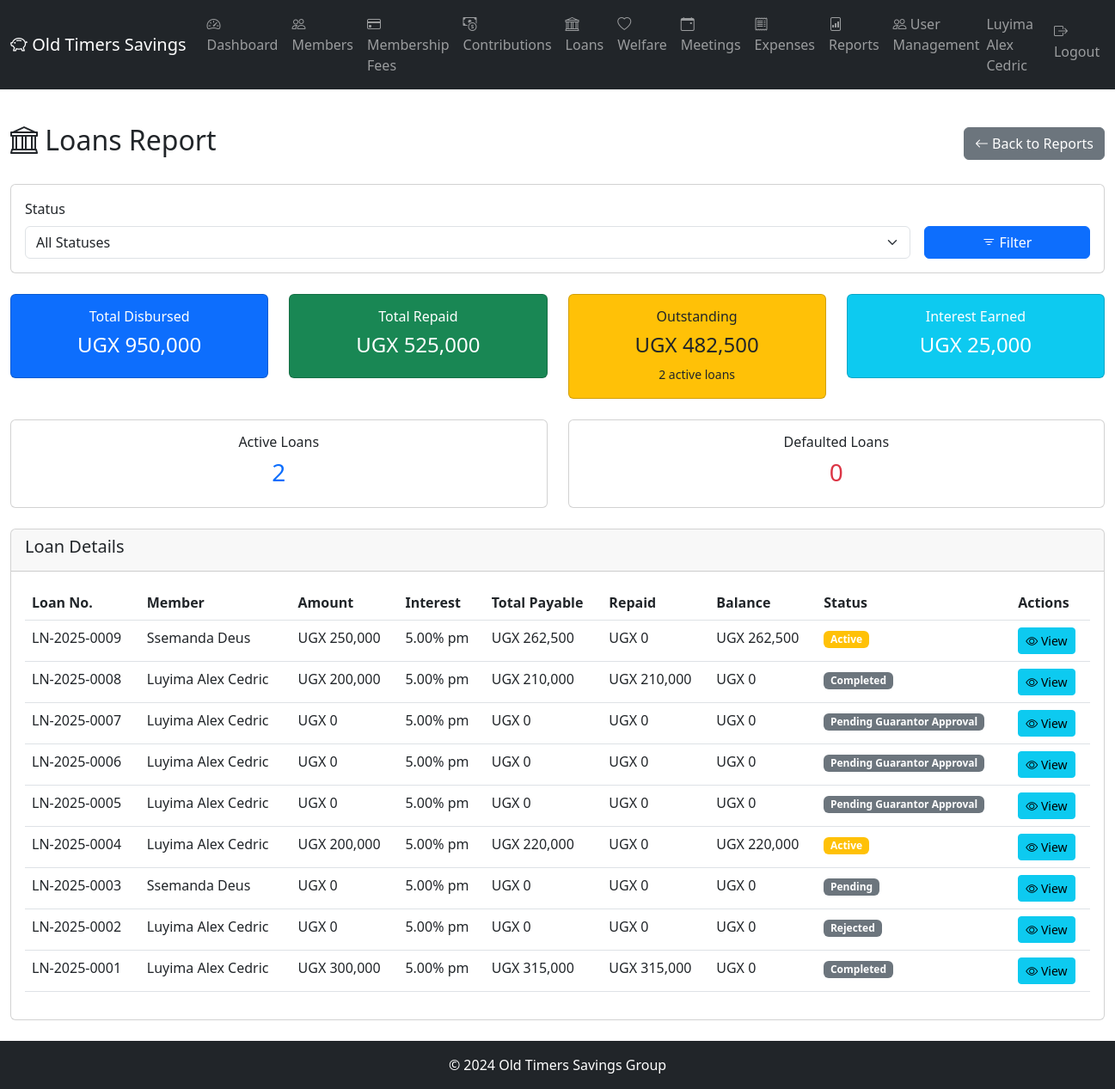
The app's page /reports/loans (signed in) with its own data.
### app/models/member.py (models this page shows, shortened)
class Member(db.Model):
    __tablename__ = 'members'
    id = db.Column(db.Integer, primary_key=True)
    member_number = db.Column(db.String(10), unique=True, nullable=False)  # OT-001
    full_name = db.Column(db.String(100), nullable=False)
    national_id = db.Column(db.String(20), unique=True)
    date_of_birth = db.Column(db.Date)
    gender = db.Column(db.String(10))  # Male, Female
    phone_primary = db.Column(db.String(20), nullable=False)
    phone_secondary = db.Column(db.String(20))
    email = db.Column(db.String(100))
    physical_address = db.Column(db.Text)
    occupation = db.Column(db.String(100))
    date_joined = db.Column(db.Date, nullable=False)
    membership_fee_paid = db.Column(db.Boolean, default=False)
    membership_fee_date = db.Column(db.Date)
    membership_fee_receipt = db.Column(db.String(20))
    status = db.Column(db.String(20), default='Active')  # Active, Inactive, Suspended, Expelled, Deceased
    total_contributed = db.Column(db.Numeric(15, 2), default=0.00)
    consecutive_months_paid = db.Column(db.Integer, default=0)
    last_contribution_date = db.Column(db.Date)
    qualified_for_benefits = db.Column(db.Boolean, default=False)
    suspension_date = db.Column(db.Date)
    expulsion_date = db.Column(db.Date)
    expulsion_reason = db.Column(db.Text)
    refund_amount = db.Column(db.Numeric(15, 2))
    refund_paid = db.Column(db.Boolean, default=False)
    created_at = db.Column(db.DateTime, default=datetime.utcnow)
    updated_at = db.Column(db.DateTime, default=datetime.utcnow, onupdate=datetime.utcnow)
    created_by = db.Column(db.Integer)
    next_of_kin = db.relationship('NextOfKin', backref='member', lazy='dynamic', cascade='all, delete-orphan')
    contributions = db.relationship('Contribution', backref='member', lazy='dynamic')
    welfare_requests = db.relationship('WelfareRequest', backref='member', lazy='dynamic')
    loans = db.relationship('Loan', backref='member', lazy='dynamic', foreign_keys='Loan.member_id')
    loans_guaranteed1 = db.relationship('Loan', foreign_keys='Loan.guarantor1_id', lazy='dynamic')
    loans_guaranteed2 = db.relationship('Loan', foreign_keys='Loan.guarantor2_id', lazy='dynamic')

### app/models/loan.py (models this page shows, shortened)
class Loan(db.Model):
    __tablename__ = 'loans'
    id = db.Column(db.Integer, primary_key=True)
    loan_number = db.Column(db.String(20), unique=True, nullable=False)  # LN-YYYY-NNN
    member_id = db.Column(db.Integer, db.ForeignKey('members.id'), nullable=False)
    amount_requested = db.Column(db.Numeric(15, 2), nullable=False)
    amount_approved = db.Column(db.Numeric(15, 2))
    purpose = db.Column(db.Text, nullable=False)
    repayment_period_months = db.Column(db.Integer, nullable=False)  # Max 2
    interest_rate = db.Column(db.Numeric(5, 2), nullable=False)  # 5.00%
    security_type = db.Column(db.String(20), nullable=False)  # Collateral, Guarantors
    collateral_description = db.Column(db.Text)
    collateral_value = db.Column(db.Numeric(15, 2))
    collateral_documents_path = db.Column(db.String(255))
    guarantor1_id = db.Column(db.Integer, db.ForeignKey('members.id'))
    guarantor2_id = db.Column(db.Integer, db.ForeignKey('members.id'))
    guarantor1_approved = db.Column(db.Boolean)
    guarantor2_approved = db.Column(db.Boolean)
    guarantor1_approval_date = db.Column(db.DateTime)
    guarantor2_approval_date = db.Column(db.DateTime)
    guarantor1_rejection_reason = db.Column(db.Text)
    guarantor2_rejection_reason = db.Column(db.Text)
    executive_approved = db.Column(db.Boolean, default=False)
    approved_by_chairman = db.Column(db.Integer, db.ForeignKey('users.id'))
    approved_by_secretary = db.Column(db.Integer, db.ForeignKey('users.id'))
    approved_by_treasurer = db.Column(db.Integer, db.ForeignKey('users.id'))
    approval_date = db.Column(db.Date)
    approval_notes = db.Column(db.Text)
    disbursed = db.Column(db.Boolean, default=False)
    disbursement_date = db.Column(db.Date)
    due_date = db.Column(db.Date)  # Calculated as disbursement_date + repayment_period_months
    disbursement_method = db.Column(db.String(50))
    disbursement_reference = db.Column(db.String(50))
    disbursement_document_path = db.Column(db.String(255))  # Path to withdrawal slip/receipt
    total_payable = db.Column(db.Numeric(15, 2))  # Principal + Interest
    total_paid = db.Column(db.Numeric(15, 2), default=0.00)
    balance = db.Column(db.Numeric(15, 2))
    status = db.Column(db.String(30), default='Pending Guarantor Approval')  # Pending Guarantor Approval, Returned to Applicant, Pending Executive Approval, Approved, Rejected, Disbursed, Active, Completed, Defaulted
    default_date = db.Column(db.Date)
    recovery_notes = db.Column(db.Text)
    created_at = db.Column(db.DateTime, default=datetime.utcnow)
    updated_at = db.Column(db.DateTime, default=datetime.utcnow, onupdate=datetime.utcnow)
    guarantor1 = db.relationship('Member', foreign_keys=[guarantor1_id], overlaps="loans_guaranteed1")
    guarantor2 = db.relationship('Member', foreign_keys=[guarantor2_id], overlaps="loans_guaranteed2")
    chairman = db.relationship('User', foreign_keys=[approved_by_chairman])
    secretary = db.relationship('User', foreign_keys=[approved_by_secretary])
    treasurer = db.relationship('User', foreign_keys=[approved_by_treasurer])
    repayments = db.relationship('LoanRepayment', backref='loan', lazy='dynamic')

### app/routes/reports.py (the view)
@reports.route('/loans')
@login_required
def loans_report():
    if not (current_user.is_executive() or current_user.is_super_admin() or current_user.is_auditor()):
        abort(403)
    status_filter = request.args.get('status', '')
    query = Loan.query
    if status_filter:
        query = query.filter(Loan.status == status_filter)
    loans = query.order_by(Loan.created_at.desc()).all()
    total_disbursed = sum(l.amount_approved for l in loans if l.disbursed and l.amount_approved)
    total_repaid = sum(l.total_paid for l in loans)
    total_outstanding = sum(l.balance for l in loans if l.status == 'Active')
    total_interest_earned = sum(l.total_paid - (l.amount_approved or 0) for l in loans if l.total_paid > (l.amount_approved or 0))
    active_loans = [l for l in loans if l.status == 'Active']
    defaulted_loans = [l for l in loans if l.status == 'Defaulted']
    return render_template('reports/loans.html',
                         loans=loans,
                         status_filter=status_filter,
                         total_disbursed=total_disbursed,
                         total_repaid=total_repaid,
                         total_outstanding=total_outstanding,
                         total_interest_earned=total_interest_earned,
                         active_loans_count=len(active_loans),
                         defaulted_loans_count=len(defaulted_loans))

### app/templates/reports/loans.html (shortened to what this page needs)
{% extends "base.html" %}
{% block content %}
<div class="container-fluid py-4">
    <div class="d-flex justify-content-between align-items-center mb-4">
        <h2><i class="bi bi-bank"></i> Loans Report</h2>
        <a href="{{ url_for('reports.reports_index') }}" class="btn btn-secondary">
            <i class="bi bi-arrow-left"></i> Back to Reports
        </a>
    </div>
    <div class="card mb-4">
        <div class="card-body">
            <form method="GET" class="row g-3">
                <div class="col-md-10">
                    <label for="status" class="form-label">Status</label>
                    <select class="form-select" id="status" name="status">
                        <option value="">All Statuses</option>
                    </select>
                </div>
                <div class="col-md-2 d-flex align-items-end">
                    <button type="submit" class="btn btn-primary w-100">
                        <i class="bi bi-filter"></i> Filter
                    </button>
                </div>
            </form>
        </div>
    </div>
    <div class="row mb-4">
        <div class="col-md-3">
            <div class="card bg-primary text-white">
                <div class="card-body text-center">
                    <h6>Total Disbursed</h6>
                    <h4>{{ format_currency(total_disbursed) }}</h4>
                </div>
            </div>
        </div>
        <div class="col-md-3">
            <div class="card bg-success text-white">
                <div class="card-body text-center">
                    <h6>Total Repaid</h6>
                    <h4>{{ format_currency(total_repaid) }}</h4>
                </div>
            </div>
        </div>
        <div class="col-md-3">
            <div class="card bg-warning text-dark">
                <div class="card-body text-center">
                    <h6>Outstanding</h6>
                    <h4>{{ format_currency(total_outstanding) }}</h4>
                    <small>{{ active_loans_count }} active loans</small>
                </div>
            </div>
        </div>
        <div class="col-md-3">
            <div class="card bg-info text-white">
                <div class="card-body text-center">
                    <h6>Interest Earned</h6>
                    <h4>{{ format_currency(total_interest_earned) }}</h4>
                </div>
            </div>
        </div>
    </div>
    <div class="row mb-4">
        <div class="col-md-6">
            <div class="card">
                <div class="card-body text-center">
                    <h6>Active Loans</h6>
                    <h3 class="text-primary">{{ active_loans_count }}</h3>
                </div>
            </div>
        </div>
        <div class="col-md-6">
            <div class="card">
                <div class="card-body text-center">
                    <h6>Defaulted Loans</h6>
                    <h3 class="text-danger">{{ defaulted_loans_count }}</h3>
                </div>
            </div>
        </div>
    </div>
    <div class="card">
        <div class="card-header">
            <h5>Loan Details</h5>
        </div>
        <div class="card-body">
            {% if loans %}
            <div class="table-responsive">
                <table class="table table-hover">
                    <thead>
                        <tr>
                            <th>Loan No.</th>
                            <th>Member</th>
                            <th>Amount</th>
                            <th>Interest</th>
                            <th>Total Payable</th>
                            <th>Repaid</th>
                            <th>Balance</th>
                            <th>Status</th>
                            <th>Actions</th>
                        </tr>
                    </thead>
                    <tbody>
                        {% for loan in loans %}
                        <tr>
                            <td>{{ loan.loan_number }}</td>
                            <td>{{ loan.member.full_name }}</td>
                            <td>{{ format_currency(loan.amount_approved) }}</td>
                            <td>{{ loan.interest_rate }}% pm</td>
                            <td>{{ format_currency(loan.total_payable) }}</td>
                            <td>{{ format_currency(loan.total_paid) }}</td>
                            <td>{{ format_currency(loan.balance) }}</td>
                            <td>
                                <span class="badge bg-{{ 'success' if loan.status == 'FullyRepaid' else 'warning' if loan.status == 'Active' else 'secondary' }}">
                                    {{ loan.status }}
                                </span>
                            </td>
                            <td>
                                <a href="{{ url_for('loans.view_loan', id=loan.id) }}" class="btn btn-sm btn-info">
                                    <i class="bi bi-eye"></i> View
                                </a>
                            </td>
                        </tr>
                        {% endfor %}
                    </tbody>
                </table>
            </div>
            {% else %}
            <div class="alert alert-info">
                <i class="bi bi-info-circle"></i> No loans found.
            </div>
            {% endif %}
        </div>
    </div>
</div>
{% endblock %}

### app/templates/base.html (shortened to what this page needs)
<!DOCTYPE html>
<html lang="en">
<head>
    <link href="https://cdn.jsdelivr.net/npm/bootstrap@5.3.0/dist/css/bootstrap.min.css" rel="stylesheet">
    <link rel="stylesheet" href="https://cdn.jsdelivr.net/npm/bootstrap-icons@1.10.0/font/bootstrap-icons.css">
</head>
<body>
    {% if current_user.is_authenticated %}
    <nav class="navbar navbar-expand-lg navbar-dark bg-dark">
        <div class="container-fluid">
            <a class="navbar-brand" href="{{ url_for('main.dashboard') }}">
                <i class="bi bi-piggy-bank"></i> Old Timers Savings
            </a>
            <div class="collapse navbar-collapse">
                <ul class="navbar-nav me-auto">
                    <li class="nav-item">
                        <a class="nav-link" href="{{ url_for('main.dashboard') }}">
                            <i class="bi bi-speedometer2"></i> Dashboard
                        </a>
                    </li>
                    {% if current_user.is_super_admin() or current_user.is_executive() or current_user.is_auditor() %}
                    <li class="nav-item">
                        <a class="nav-link" href="{{ url_for('members.list_members') }}">
                            <i class="bi bi-people"></i> Members
                        </a>
                    </li>
                    <li class="nav-item">
                        <a class="nav-link" href="{{ url_for('membership_fees.list_members') }}">
                            <i class="bi bi-credit-card"></i> Membership Fees
                        </a>
                    </li>
                    <li class="nav-item">
                        <a class="nav-link" href="{{ url_for('contributions.list_contributions') }}">
                            <i class="bi bi-cash-coin"></i> Contributions
                        </a>
                    </li>
                    <li class="nav-item">
                        <a class="nav-link" href="{{ url_for('loans.list_loans') }}">
                            <i class="bi bi-bank"></i> Loans
                        </a>
                    </li>
                    <li class="nav-item">
                        <a class="nav-link" href="{{ url_for('welfare.list_requests') }}">
                            <i class="bi bi-heart"></i> Welfare
                        </a>
                    </li>
                    <li class="nav-item">
                        <a class="nav-link" href="{{ url_for('meetings.list_meetings') }}">
                            <i class="bi bi-calendar-event"></i> Meetings
                        </a>
                    </li>
                    <li class="nav-item">
                        <a class="nav-link" href="{{ url_for('expenses.list_expenses') }}">
                            <i class="bi bi-receipt"></i> Expenses
                        </a>
                    </li>
                    {% endif %}
                    <li class="nav-item">
                        <a class="nav-link" href="{{ url_for('reports.reports_index') }}">
                            <i class="bi bi-file-bar-graph"></i> Reports
                        </a>
                    </li>
                    {% if current_user.is_super_admin() %}
                    <li class="nav-item">
                        <a class="nav-link" href="{{ url_for('users.list_users') }}">
                            <i class="bi bi-people"></i> User Management
                        </a>
                    </li>
                    {% endif %}
                </ul>
                <ul class="navbar-nav ms-auto">
                    <li class="nav-item">
                        <span class="navbar-text me-3">
                            {{ current_user.member.full_name }}
                        </span>
                    </li>
                    <li class="nav-item">
                        <a class="nav-link" href="{{ url_for('auth.logout') }}">
                            <i class="bi bi-box-arrow-right"></i> Logout
                        </a>
                    </li>
                </ul>
            </div>
        </div>
    </nav>
    {% endif %}
    <main>
        {% block content %}{% endblock %}
    </main>
    <footer class="bg-dark text-white text-center py-3 mt-auto">
        <p class="mb-0">&copy; 2024 Old Timers Savings Group</p>
    </footer>
</body>
</html>

### records on screen
Member: member.full_name "Luyima Alex Cedric"
Loan: loan_number "LN-2025-0009", member.full_name "Ssemanda Deus", amount_approved "UGX 250,000", interest_rate "5.00", total_payable "UGX 262,500", total_paid "UGX 0", balance "UGX 262,500", status "Active"
Loan: loan_number "LN-2025-0008", member.full_name "Luyima Alex Cedric", amount_approved "UGX 200,000", interest_rate "5.00", total_payable "UGX 210,000", total_paid "UGX 210,000", balance "UGX 0", status "Completed"
Loan: loan_number "LN-2025-0007", member.full_name "Luyima Alex Cedric", amount_approved "UGX 0", interest_rate "5.00", total_payable "UGX 0", total_paid "UGX 0", balance "UGX 0", status "Pending Guarantor Approval"
Loan: loan_number "LN-2025-0006", member.full_name "Luyima Alex Cedric", amount_approved "UGX 0", interest_rate "5.00", total_payable "UGX 0", total_paid "UGX 0", balance "UGX 0", status "Pending Guarantor Approval"
Loan: loan_number "LN-2025-0005", member.full_name "Luyima Alex Cedric", amount_approved "UGX 0", interest_rate "5.00", total_payable "UGX 0", total_paid "UGX 0", balance "UGX 0", status "Pending Guarantor Approval"
Loan: loan_number "LN-2025-0004", member.full_name "Luyima Alex Cedric", amount_approved "UGX 200,000", interest_rate "5.00", total_payable "UGX 220,000", total_paid "UGX 0", balance "UGX 220,000", status "Active"
Loan: loan_number "LN-2025-0003", member.full_name "Ssemanda Deus", amount_approved "UGX 0", interest_rate "5.00", total_payable "UGX 0", total_paid "UGX 0", balance "UGX 0", status "Pending"
Loan: loan_number "LN-2025-0002", member.full_name "Luyima Alex Cedric", amount_approved "UGX 0", interest_rate "5.00", total_payable "UGX 0", total_paid "UGX 0", balance "UGX 0", status "Rejected"
Loan: loan_number "LN-2025-0001", member.full_name "Luyima Alex Cedric", amount_approved "UGX 300,000", interest_rate "5.00", total_payable "UGX 315,000", total_paid "UGX 315,000", balance "UGX 0", status "Completed"

### other values on screen
{{ active_loans_count }} "2"
{{ defaulted_loans_count }} "0"
